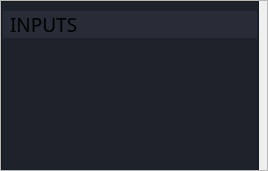
                                          <widget class="QFrame" name="inputs_frame">
                                           <property name="maximumSize">
                                            <size>
                                             <width>16777215</width>
                                             <height>171</height>
                                            </size>
                                           </property>
                                           <property name="styleSheet">
                                            <string notr="true"/>
                                           </property>
                                           <property name="frameShape">
                                            <enum>QFrame::StyledPanel</enum>
                                           </property>
                                           <property name="frameShadow">
                                            <enum>QFrame::Raised</enum>
                                           </property>
                                           <layout class="QHBoxLayout" name="horizontalLayout">
                                            <property name="leftMargin">
                                             <number>0</number>
                                            </property>
                                            <property name="topMargin">
                                             <number>0</number>
                                            </property>
                                            <property name="rightMargin">
                                             <number>8</number>
                                            </property>
                                            <property name="bottomMargin">
                                             <number>0</number>
                                            </property>
                                            <item>
                                             <widget class="QFrame" name="intput_treeWid_frame">
                                              <property name="styleSheet">
                                               <string notr="true">background-color: rgb(30, 34, 42);</string>
                                              </property>
                                              <property name="frameShape">
                                               <enum>QFrame::StyledPanel</enum>
                                              </property>
                                              <property name="frameShadow">
                                               <enum>QFrame::Raised</enum>
                                              </property>
                                              <layout class="QGridLayout" name="gridLayout_21">
                                               <property name="leftMargin">
                                                <number>0</number>
                                               </property>
                                               <property name="topMargin">
                                                <number>8</number>
                                               </property>
                                               <property name="rightMargin">
                                                <number>0</number>
                                               </property>
                                               <property name="bottomMargin">
                                                <number>8</number>
                                               </property>
                                               <property name="spacing">
                                                <number>0</number>
                                               </property>
                                               <item row="1" column="1">
                                                <widget class="QTreeWidget" name="input_TreeWid">
                                                 <property name="minimumSize">
                                                  <size>
                                                   <width>200</width>
                                                   <height>0</height>
                                                  </size>
                                                 </property>
                                                 <property name="font">
                                                  <font>
                                                   <pointsize>10</pointsize>
                                                  </font>
                                                 </property>
                                                 <property name="styleSheet">
                                                  <string notr="true">QTableWidget {	
	background-color: rgb(39, 44, 54);
	padding: 10px;
	border-radius: 5px;
	gridline-color: rgb(44, 49, 60);
	border-bottom: 1px solid rgb(44, 49, 60);
}
QTableWidget::item{
	border-top: 1px solid red;
	border-color: rgb(44, 49, 60);
	padding-left: 5px;
	padding-right: 5px;
	gridline-color: rgb(44, 49, 60);
}
QTableWidget::item:selected{
	background-color: rgb(85, 170, 255);
}
QScrollBar:horizontal {
    border: none;
    background: rgb(52, 59, 72);
    height: 14px;
    margin: 0px 21px 0 21px;
	border-radius: 0px;
}
 QScrollBar:vertical {
	border: none;
    background: rgb(52, 59, 72);
    width: 14px;
    margin: 21px 0 21px 0;
	border-radius: 0px;
 }
QHeaderView::section{
	Background-color: rgb(39, 44, 54);
	max-width: 30px;
	border: 1px solid rgb(44, 49, 60);
	border-style: none;
    border-bottom: 1px solid rgb(44, 49, 60);
    border-right: 1px solid rgb(44, 49, 60);
}
QTableWidget::horizontalHeader {	
	background-color: rgb(81, 255, 0);
}
QHeaderView::section:horizontal
{
    border: 1px solid rgb(32, 34, 42);
	background-color: rgb(27, 29, 35);
	padding: 3px;
	border-top-left-radius: 7px;
    border-top-right-radius: 7px;
}
QHeaderView::section:vertical
{
    border: 1px solid rgb(44, 49, 60);
}
</string>
                                                 </property>
                                                 <property name="frameShape">
                                                  <enum>QFrame::NoFrame</enum>
                                                 </property>
                                                 <property name="frameShadow">
                                                  <enum>QFrame::Sunken</enum>
                                                 </property>
                                                 <property name="horizontalScrollMode">
                                                  <enum>QAbstractItemView::ScrollPerItem</enum>
                                                 </property>
                                                 <property name="columnCount">
                                                  <number>0</number>
                                                 </property>
                                                 <attribute name="headerVisible">
                                                  <bool>false</bool>
                                                 </attribute>
                                                 <attribute name="headerCascadingSectionResizes">
                                                  <bool>false</bool>
                                                 </attribute>
                                                </widget>
                                               </item>
                                               <item row="0" column="1">
                                                <widget class="QFrame" name="input_label_frame">
                                                 <property name="minimumSize">
                                                  <size>
                                                   <width>10</width>
                                                   <height>0</height>
                                                  </size>
                                                 </property>
                                                 <property name="styleSheet">
                                                  <string notr="true">background-color: rgb(39, 44, 54);</string>
                                                 </property>
                                                 <property name="frameShape">
                                                  <enum>QFrame::StyledPanel</enum>
                                                 </property>
                                                 <property name="frameShadow">
                                                  <enum>QFrame::Raised</enum>
                                                 </property>
                                                 <layout class="QHBoxLayout" name="horizontalLayout_2">
                                                  <property name="spacing">
                                                   <number>0</number>
                                                  </property>
                                                  <property name="leftMargin">
                                                   <number>7</number>
                                                  </property>
                                                  <property name="topMargin">
                                                   <number>0</number>
                                                  </property>
                                                  <property name="rightMargin">
                                                   <number>7</number>
                                                  </property>
                                                  <property name="bottomMargin">
                                                   <number>0</number>
                                                  </property>
                                                  <item>
                                                   <widget class="QLabel" name="input_label">
                                                    <property name="minimumSize">
                                                     <size>
                                                      <width>10</width>
                                                      <height>0</height>
                                                     </size>
                                                    </property>
                                                    <property name="font">
                                                     <font>
                                                      <family>Second World Demo</family>
                                                      <pointsize>14</pointsize>
                                                     </font>
                                                    </property>
                                                    <property name="layoutDirection">
                                                     <enum>Qt::LeftToRight</enum>
                                                    </property>
                                                    <property name="text">
                                                     <string>INPUTS</string>
                                                    </property>
                                                    <property name="alignment">
                                                     <set>Qt::AlignLeading|Qt::AlignLeft|Qt::AlignVCenter</set>
                                                    </property>
                                                   </widget>
                                                  </item>
                                                 </layout>
                                                </widget>
                                               </item>
                                              </layout>
                                             </widget>
                                            </item>
                                           </layout>
                                          </widget>
